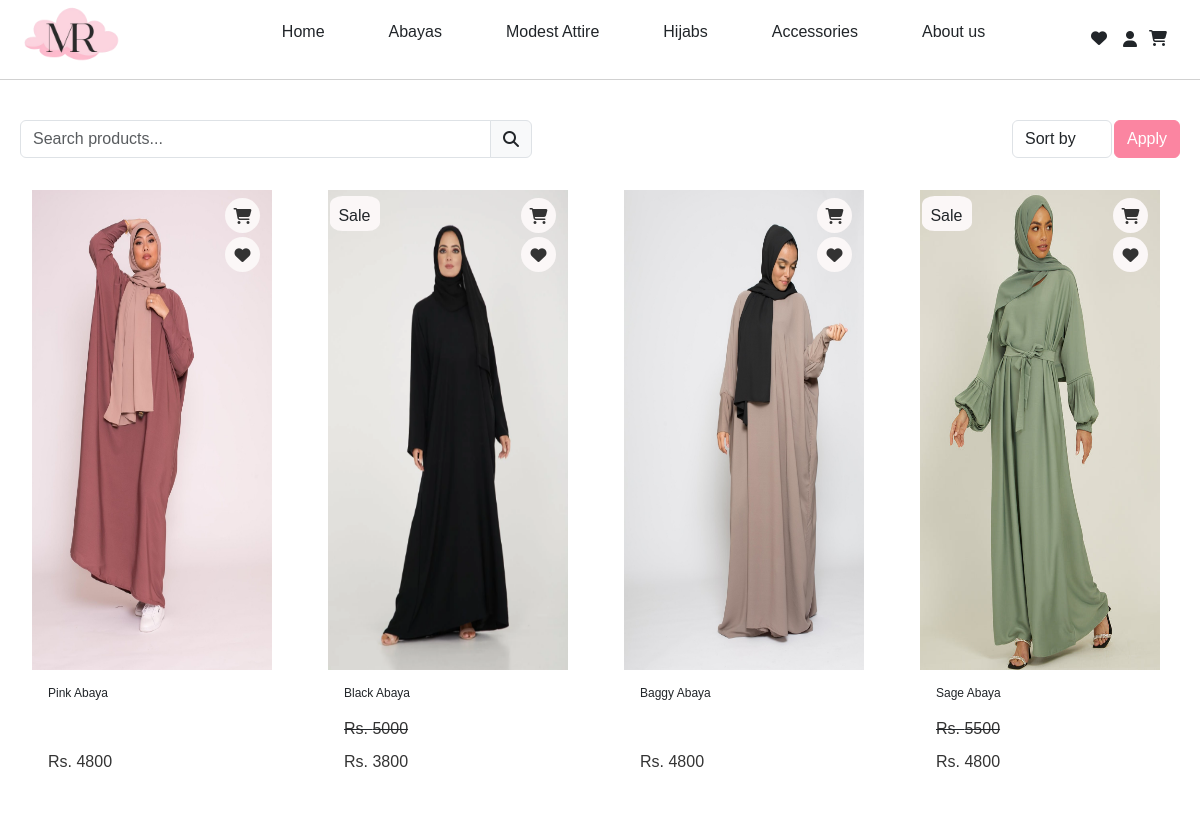
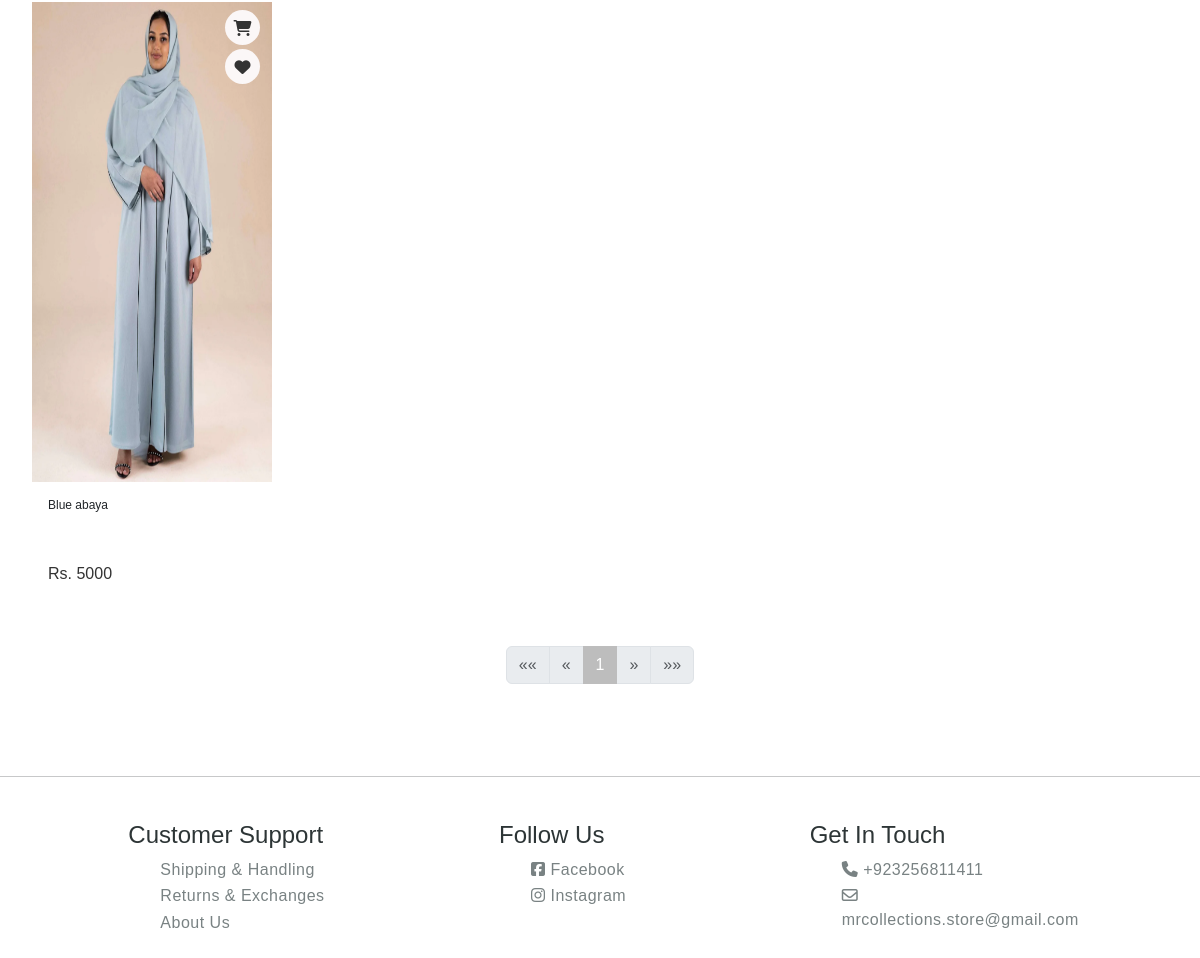
The page /category/abaya/ on the database its author committed (2 pictures, top to bottom).
### store/models.py (models this page shows, shortened)
class Product(models.Model):
    product_name = models.CharField(max_length=200)
    category = models.ForeignKey(Category,on_delete=models.CASCADE,default=1)
    sub_category= models.ForeignKey(SubCategory,on_delete=models.CASCADE,default=1)
    price = models.DecimalField(default=0,decimal_places=0,max_digits=8)
    desc = models.CharField(max_length=250,default='',blank=True,null=True)
    image = models.ImageField(upload_to='uploads/products/')
    on_sale = models.BooleanField(default=False)
    sale_price = models.DecimalField(default=0,decimal_places=0,max_digits=8)

### store/views.py (the view)
# urls.py: path('category/<slug:slug>/', views.products_by_category, name='products_by_category'),
def products_by_category(request, slug):
    category = get_object_or_404(Category, slug=slug)
    products = Product.objects.filter(category=category)
    search_query = request.GET.get('search', '')
    sort_option = request.GET.get('sort', '')
    if search_query:
        products = products.filter(product_name__icontains=search_query)
    if sort_option:
        if sort_option == 'price_asc':
            products = products.annotate(
                effective_price=Case(
                    When(on_sale=True, then='sale_price'),
                    default='price',
                    output_field=DecimalField()
                )
            ).order_by('effective_price')
        elif sort_option == 'price_desc':
            products = products.annotate(
                effective_price=Case(
                    When(on_sale=True, then='sale_price'),
                    default='price',
                    output_field=DecimalField()
                )
            ).order_by('-effective_price')
        elif sort_option == 'name_asc':
            products = products.order_by('product_name')
        elif sort_option == 'name_desc':
            products = products.order_by('-product_name')
    else:
        products = list(products)  # Convert to list for shuffling
        random.shuffle(products)
    paginator = Paginator(products, 20)  # Show 20 products per page
    page_number = request.GET.get('page')
    page_obj = paginator.get_page(page_number)
    context = {
        'page_obj': page_obj,
        'search_query': search_query,
        'sort_option': sort_option,
        'category': category
    }
    return render(request, 'product.html', context)

### store/templates/product.html (shortened to what this page needs)
{% extends "base.html" %}
{% load static %}
{% block "content" %}
<div class="container mt-4 top_div" style="display: flex; align-items: center;">
  <form method="GET" class="row g-3" style="width: 100%; display: flex; flex-wrap: nowrap; align-items: center;">
          <div class="col-md-6 search_div" style="flex: 1; margin-right: 10px;">
              <div class="input-group">
                  <input type="text" name="search" class="form-control" placeholder="Search products..." value="{{ request.GET.search }}" aria-describedby="search-icon">
                  <span class="input-group-text" id="search-icon">
                    <i class="fa fa-search"></i>
                </span>
              </div>
          </div>
      <div class="col-md-4 sort_div " style="flex: 1; margin-right: 10px; width: 50px;">
          <select name="sort" class="form-control" style="width: 100px; float: right; margin-right: -2rem;">
              <option value="">Sort by</option>
          </select>
      </div>
      <div class="col-md-2 apply_div" style="flex: 0 0 auto; width: 80px; ">
          <button type="submit" class="btn btn-primary w-10 custom-btn" style="background-color:#fb85a1;
          border-color: #fb85a1;
          float: right;">Apply</button>
      </div>
  </form>
</div>
<div class="product_container">
  {% for product in page_obj %}
    {% if product.on_sale %}
    <div>
      <a class="card" href="{% url 'product_detail' product.id %}">
        <img src="{{ product.image.url }}" class="card-img-Topper" alt="product image">
        <div class="card-body">
          <h5 class="card-title">{{ product.product_name }}</h5>
          <strike><p class="card-text">Rs. {{ product.price }}</p></strike>
          <p class="card-text">Rs. {{ product.sale_price }}</p>
        </div>
        <div class="sale_icon">
          <div class="sale">Sale</div>
        </div>
        <div class="p_card_icon">
          <div class="p_cart_icon p_icon">
            <i class="fa-solid fa-cart-shopping icon_wl_c"></i>
          </div>
          <div class="p_wl_icon p_icon" data-product-id="{{ product.id }}">
            <i class="fa-solid fa-heart icon_wl_c"></i>
          </div>
        </div>
      </a>
    </div>
    {% else %}
    <div>
      <a class="card" href="{% url 'product_detail' product.id %}">
        <img src="{{ product.image.url }}" class="card-img-Topper" alt="product image">
        <div class="card-body">
          <h5 class="card-title">{{ product.product_name }}</h5>
          <p class="card-text">Rs. {{ product.price }}</p>
        </div>
        <div class="p_card_icon">
          <div class="p_cart_icon p_icon">
            <i class="fa-solid fa-cart-shopping icon_wl_c"></i>
          </div>
          <div class="p_wl_icon p_icon" data-product-id="{{ product.id }}">
            <i class="fa-solid fa-heart icon_wl_c"></i>
          </div>
        </div>
      </a>
    </div>
    {% endif %}
  {% endfor %}
</div>
<nav aria-label="Page navigation">
  <ul class="pagination justify-content-center">
    {% if page_obj.has_previous %}
      <li class="page-item">
        <a class="page-link" href="?page=1" aria-label="First">
          <span aria-hidden="true">&laquo;&laquo;</span>
        </a>
      </li>
      <li class="page-item">
        <a class="page-link" href="?page={{ page_obj.previous_page_number }}" aria-label="Previous">
          <span aria-hidden="true">&laquo;</span>
        </a>
      </li>
    {% else %}
      <li class="page-item disabled">
        <a class="page-link" href="#" aria-label="First">
          <span aria-hidden="true">&laquo;&laquo;</span>
        </a>
      </li>
      <li class="page-item disabled">
        <a class="page-link" href="#" aria-label="Previous">
          <span aria-hidden="true">&laquo;</span>
        </a>
      </li>
    {% endif %}
    {% for num in page_obj.paginator.page_range %}
      {% if page_obj.number == num %}
        <li class="page-item active"><a class="page-link" href="?page={{ num }}">{{ num }}</a></li>
      {% elif num > page_obj.number|add:'-3' and num < page_obj.number|add:'3' %}
        <li class="page-item"><a class="page-link" href="?page={{ num }}">{{ num }}</a></li>
      {% endif %}
    {% endfor %}
    {% if page_obj.has_next %}
      <li class="page-item">
        <a class="page-link" href="?page={{ page_obj.next_page_number }}" aria-label="Next">
          <span aria-hidden="true">&raquo;</span>
        </a>
      </li>
      <li class="page-item">
        <a class="page-link" href="?page={{ page_obj.paginator.num_pages }}" aria-label="Last">
          <span aria-hidden="true">&raquo;&raquo;</span>
        </a>
      </li>
    {% else %}
      <li class="page-item disabled">
        <a class="page-link" href="#" aria-label="Next">
          <span aria-hidden="true">&raquo;</span>
        </a>
      </li>
      <li class="page-item disabled">
        <a class="page-link" href="#" aria-label="Last">
          <span aria-hidden="true">&raquo;&raquo;</span>
        </a>
      </li>
    {% endif %}
  </ul>
</nav>
{% endblock "content" %}

### store/static/css/base.css (style rules this page uses)
body a { text-decoration: none; color: inherit; }

### store/static/css/wishlist.css (style rules this page uses)
* { margin: 0; padding: 0; box-sizing: border-box; font-family: 'Arial'; }

### store/static/css/header.css (style rules this page uses)
* { margin: 0; padding: 0; box-sizing: border-box; font-family: 'Arial'; }
li { list-style: none; }
a { text-decoration: none; color: #000000; }

### store/static/css/footer.css (style rules this page uses)
* { margin: 0; padding: 0; box-sizing: border-box; font-family: 'Arial'; }
li { list-style: none; margin-top: 1%; margin-bottom: 1%; }
a { text-decoration: none; color: #000000; }

### store/static/css/poster.css (style rules this page uses)
* { margin: 0; padding: 0; box-sizing: border-box; font-family: 'Arial'; }

### store/static/css/boxes.css (style rules this page uses)
.container { max-width: 100%; margin: 0; align-items: center; display: flex; flex-direction: column; }
.row { display: flex; flex-direction: row; align-items: center; justify-content: center; margin: 0; gap: 10px; background-color: #fff; }

### store/static/css/card.css (style rules this page uses)
* { margin: 0; padding: 0; font-family: 'Arial'; }
.product_container { display: grid; grid-template-columns: repeat(4, 1fr); gap: 1rem; align-items: center; justify-content: center; padding: 1rem; }
.card { z-index: 1; width: 20vw; height: 75vh; display: flex; flex-direction: column; border:none; border-radius: none; margin: 1rem; transition: transform 0.3s; position: relative; }
.card-img-Topper { position: relative; width: 100%; height: 80%; }
.card-body { z-index: 2; flex: 1; padding: 1rem; display: flex; flex-direction: column; justify-content: space-between; }
.card-title { font-size: .75rem; margin-bottom: 0.5rem; }
.card-text { color: #333; margin-bottom: 1rem; }
.p_card_icon { display: flex; flex-direction: column; top:1%; position: absolute; right: 10px; justify-content: space-between; justify-content: center; align-items: center; }
.sale_icon { position: absolute; top: 1%; left: 1%; width: 50px; height: 35px; border-radius: 25%; z-index: 4; background-color: #fbf7f7; padding: 0.5rem; cursor: pointer; }
.p_icon { margin: 2px; width: 35px; height: 35px; border-radius: 50%; z-index: 3; background-color: #fbf7f7; padding: 0.5rem; cursor: pointer; display: flex; justify-content: center; align-items: center; }
.icon_wl_c { z-index: 4; color: #333; }
.page-link { color: #353939; }
.active>.page-link, .page-link.active { background-color: #bdbdbd; border-color:#bdbdbd; }

### rows shown on the page
Product: image (picture), product_name "Pink Abaya", price "4800"
Product: image (picture), product_name "Black Abaya", price "5000", sale_price "3800"
Product: image (picture), product_name "Baggy Abaya", price "4800"
Product: image (picture), product_name "Sage Abaya", price "5500", sale_price "4800"
Product: image (picture), product_name "Blue abaya", price "5000"

### other values the page prints
{{ num }} "1"
